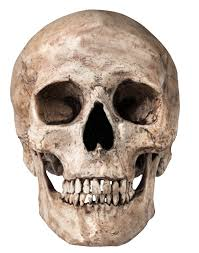
#> input picture Y4 Spring/COMP3065 CV/Labs/lab02/skull.jpg, 199 x 253 px
$ python lab02_sol.py   (older library calls are emulated)
#> lines starting #> are read from the running program, lines starting #| are printed output that depends on the picture
#%%
import cv2
import numpy as np
from matplotlib import pyplot as plt
from mpl_toolkits.mplot3d import axes3d

img = cv2.imread('skull.jpg')
#> img is the input picture: shape (253, 199, 3); mean B, G, R 171.7, 181.8, 195.1
img = cv2.cvtColor(img, cv2.COLOR_BGR2GRAY)
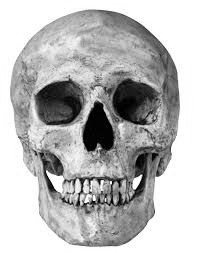
#> img: shape (253, 199); min 0, max 255, mean 184.6

numFilters = 5
sigma = 0.5 #the base scale of the gaussians, you can change this to see its effect
H = np.zeros([9,9,numFilters])
imgFiltered = np.zeros(img.shape+(numFilters,))
imgDoG = np.zeros(img.shape+(numFilters-1,))

for i in range(numFilters):
    k = cv2.getGaussianKernel(9, sigma)
    H[:,:,i] = k * np.transpose(k)
    # Convolve the gaussfilter with the origianl image
    imgFiltered[:,:,i] = cv2.filter2D(img, cv2.CV_64F, H[:,:,i])
    sigma = sigma*4
#> after the loop, sigma = 512

fig = plt.figure()
for i in range(numFilters):
    X, Y = np.meshgrid(np.linspace(0, 8, num=9), np.linspace(0, 8, num=9))
    plt.subplot(1,numFilters,i+1)
    plt.title(i)
    #ax = fig.gca(projection='3d')
    ax = fig.add_subplot(1, numFilters, i+1, projection='3d')
    surf = ax.plot_surface(X, Y, H[:,:,i], cmap='jet', shade=False)


for i in range(numFilters-1):
    imgDoG[:,:,i] = imgFiltered[:,:,i]-imgFiltered[:,:,i+1];


plt.figure()
for i in range(numFilters-1):
    plt.subplot(1,numFilters-1,i+1), plt.imshow(imgDoG[:,:,i],cmap='gray')
    plt.xticks([]),plt.yticks([])

#%%
## Keypoint localization
patchsize = 5
errors = np.zeros(img.shape) # to store the smaller eigen value of image patches
directionU = np.zeros(img.shape) # to store the x component of the direction of an image patch
directionV = np.zeros(img.shape) # to store the y component of the direction of an image patch

sobelx = cv2.Sobel(img, cv2.CV_64F, 1, 0, ksize=3)
sobely = cv2.Sobel(img, cv2.CV_64F, 0, 1, ksize=3)
plt.figure()
plt.subplot(1,2,1), plt.imshow(sobelx, cmap='gray')
plt.subplot(1,2,2), plt.imshow(sobely, cmap='gray')

for i in range(patchsize//2, img.shape[0] - patchsize//2):
    for j in range(patchsize//2, img.shape[1] - patchsize//2):
        # Compute the Hessian of this image patch
        sumIx = sobelx[i-patchsize//2:i+patchsize//2+1, j-patchsize//2:j+patchsize//2+1].mean()
        sumIy = sobely[i-patchsize//2:i+patchsize//2+1, j-patchsize//2:j+patchsize//2+1].mean()

        patchHessian = np.array([[sumIx**2, sumIx*sumIy], [sumIx*sumIy, sumIy**2]])

        error, direction = np.linalg.eig(patchHessian)
        errors[i, j] = error.min()
        directionU[i, j] = direction[:, np.argsort(error)][0,0]
        directionV[i, j] = direction[:, np.argsort(error)][1,0]
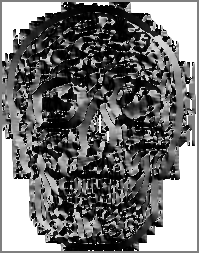
#> directionU: shape (253, 199) float64; min -1, max 1, mean -0.109; drawn with min black and max white
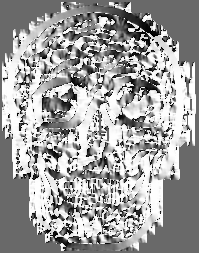
#> directionV: shape (253, 199) float64; min -0.707, max 1, mean 0.362; drawn with min black and max white
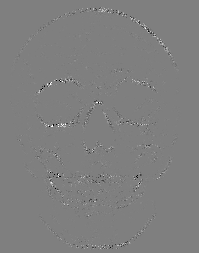
#> errors: shape (253, 199) float64; min -1.46e-11, max 1.46e-11, mean 1.01e-15; drawn with min black and max white
        # The normalized (unit “length”) eigenvectors, such that the column v[:,i] is the eigenvector corresponding to the eigenvalue w[i].

plt.figure()
plt.imshow(errors, cmap='gray')

#%%
[X, Y] = np.meshgrid(np.arange(img.shape[1]), np.arange(img.shape[0]))
U = np.zeros(X.shape)
V = np.zeros(X.shape)
for i in range(X.shape[0]):
    for j in range(X.shape[1]):
        U[i,j] = directionU[img.shape[0]-Y[i,j]-1,X[i,j]]
        V[i,j] = -directionV[img.shape[0]-Y[i,j]-1,X[i,j]]
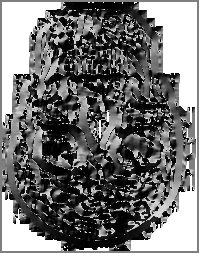
#> U: shape (253, 199) float64; min -1, max 1, mean -0.109; drawn with min black and max white
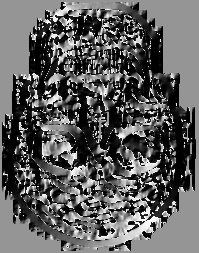
#> V: shape (253, 199) float64; min -1, max 0.707, mean -0.362; drawn with min black and max white
# for better visualisation, we only display the directions at every n
# points along both x and y axises.
n = 7
plt.figure()
#plt.quiver(X, Y, U, V, units='height')
plt.quiver(X[::n, ::n], Y[::n, ::n], U[::n, ::n], V[::n, ::n])
plt.axis('scaled')

plt.show()
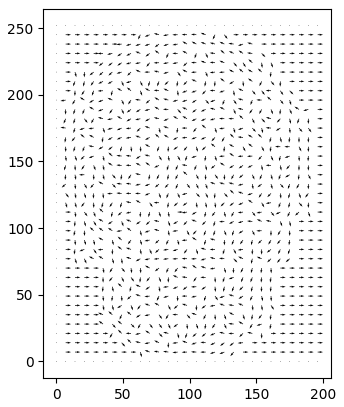
#> figure drawn by matplotlib, 1 panel


# %%
